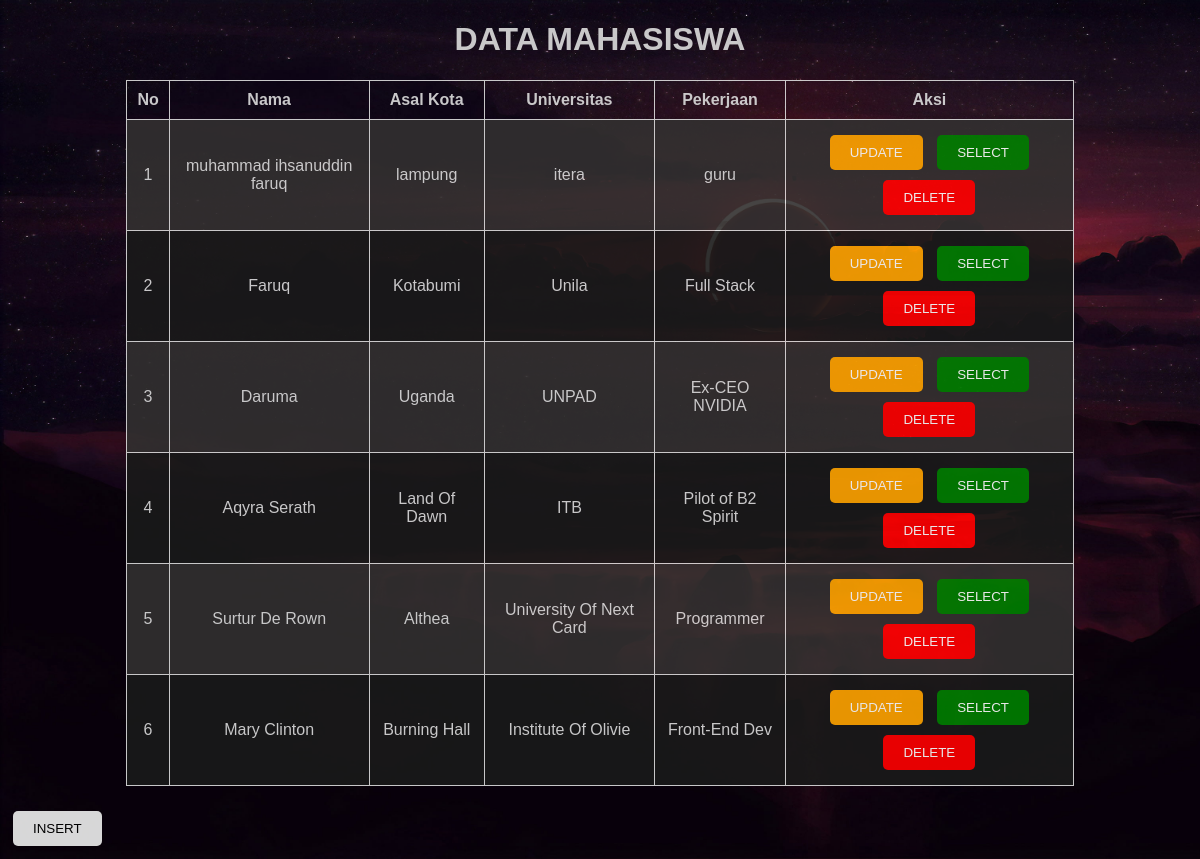
The page / on the database its author committed.
### tables this page shows
CREATE TABLE `mahasiswa` (
  `id` int(11) NOT NULL,
  `nama` varchar(100) DEFAULT NULL,
  `asal_kota` varchar(100) DEFAULT NULL,
  `universitas` varchar(100) DEFAULT NULL,
  `pekerjaan` varchar(100) DEFAULT NULL
);

### index.php (the view, shortened to what this page needs)
<?php
$conn = new mysqli('localhost', 'root', '', 'data_mahasiswa');
$limit = 10;
$page = isset($_GET['page']) ? $_GET['page'] : 1;
$offset = ($page - 1) * $limit;
$result = $conn->query("SELECT * FROM mahasiswa LIMIT $limit OFFSET $offset");
?>
<!DOCTYPE html>
<html lang="en">
<head>
    <link rel="stylesheet" href="style.css">
</head>
<body>
    <h1>DATA MAHASISWA</h1>
    <table>
        <thead>
            <tr>
                <th>No</th>
                <th>Nama</th>
                <th>Asal Kota</th>
                <th>Universitas</th>
                <th>Pekerjaan</th>
                <th>Aksi</th>
            </tr>
        </thead>
        <tbody>
            <?php $i = $offset + 1; ?>
            <?php while ($row = $result->fetch_assoc()): ?>
            <tr class="<?= $i % 2 == 0 ? 'even' : 'odd'; ?>">
                <td><?= $i++; ?></td>
                <td><?= htmlspecialchars($row['nama']); ?></td>
                <td><?= htmlspecialchars($row['asal_kota']); ?></td>
                <td><?= htmlspecialchars($row['universitas']); ?></td>
                <td><?= htmlspecialchars($row['pekerjaan']); ?></td>
                <td>
                    <button class="update" onclick="location.href='update.php?id=<?= $row['id']; ?>'">UPDATE</button>
                    <button class="select" onclick="location.href='view.php?id=<?= $row['id']; ?>'">SELECT</button>
                    <button class="delete" onclick="if(confirm('Yakin ingin menghapus?')) location.href='delete.php?id=<?= $row['id']; ?>'">DELETE</button>
                </td>
            </tr>
            <?php endwhile; ?>
        </tbody>
    </table>
    <button onclick="location.href='insert.php'">INSERT</button>
</body>
</html>

### style.css (style rules this page uses)
body { font-family: Arial, sans-serif; background-image: url('dark.jpg'); background-size: cover; background-attachment: fixed; opacity: 0.9; }
table { width: 80%; margin: 20px auto; border-collapse: collapse; }
h1 { text-align: center; color: #ddd; }
table th, table td { border: 1px solid #ddd; padding: 10px; text-align: center; color: #ddd; }
table .odd { background-color: #323030; }
table .even { background-color: #1a1a1a; }
button { padding: 10px 20px; margin: 5px; border: none; border-radius: 5px; cursor: pointer; }
button.update { background-color: orange; color: white; }
button.select { background-color: green; color: white; }
button.delete { background-color: red; color: white; }

### rows shown on the page
mahasiswa: nama "muhammad ihsanuddin faruq", asal_kota "lampung", universitas "itera", pekerjaan "guru"
mahasiswa: nama "Faruq", asal_kota "Kotabumi", universitas "Unila", pekerjaan "Full Stack"
mahasiswa: nama "Daruma", asal_kota "Uganda", universitas "UNPAD", pekerjaan "Ex-CEO NVIDIA"
mahasiswa: nama "Aqyra Serath", asal_kota "Land Of Dawn", universitas "ITB", pekerjaan "Pilot of B2 Spirit"
mahasiswa: nama "Surtur De Rown", asal_kota "Althea", universitas "University Of Next Card", pekerjaan "Programmer"
mahasiswa: nama "Mary Clinton", asal_kota "Burning Hall", universitas "Institute Of Olivie", pekerjaan "Front-End Dev"
